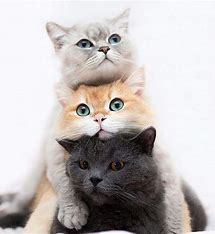
#> input picture images/colour.jpg, 215 x 234 px
$ jupyter execute program3.ipynb
#> lines starting #> are read from the running program, lines starting #| are printed output that depends on the picture
[cell 1]
import cv2
import matplotlib.pyplot as plt

Gray_image=cv2.imread('images/colour.jpg',0)
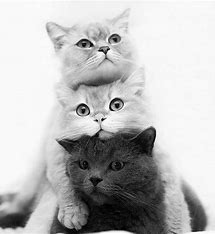
#> Gray_image: shape (234, 215); min 0, max 255, mean 187.7
equalize=cv2.equalizeHist(Gray_image)
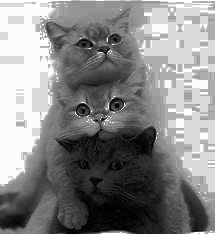
#> equalize: shape (234, 215); min 0, max 255, mean 132.8
#resizing image
Gray_image= cv2.resize(Gray_image, (400,400))
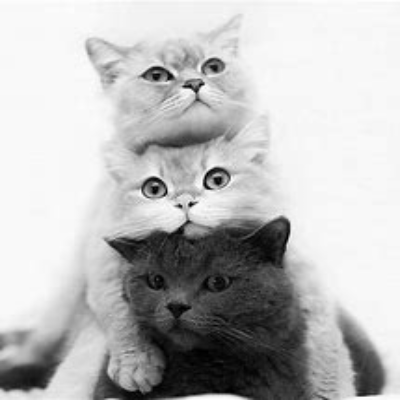
#> Gray_image: shape (400, 400); min 0, max 255, mean 187.6
equalize= cv2.resize(equalize, (400,400))
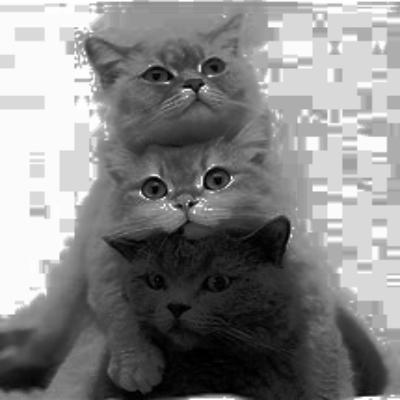
#> equalize: shape (400, 400); min 0, max 255, mean 132.7
#output
cv2.imshow('GRAY IMAGE',Gray_image)
cv2.imshow('EQUALIZED IMAGE',equalize)
cv2.waitKey(0)
cv2.destroyAllWindows()
